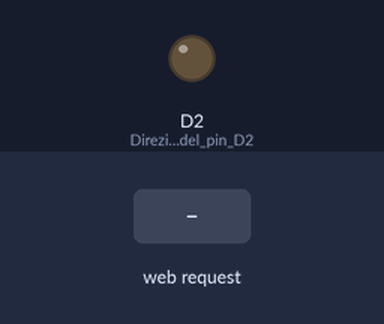
Bench run of a sketch on a simulated ESP8266 (NodeMCU). Parts: output pins drawn as LEDs (lit = HIGH). The test bench sets the inputs (shaded band). WiFi joins after 1.5 s; servers stay silent unless stated; what the sketch prints to the serial monitor is not drawn.

Above: at 2.7 s.
2.8 s: HTTP request GET /RELAY=ON received
At 3.2 s:
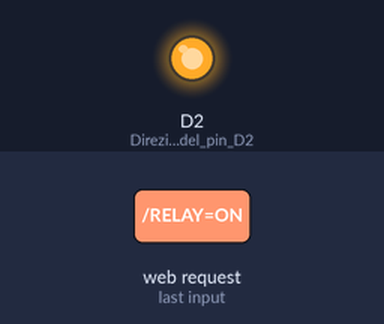
4.3 s: HTTP request GET /RELAY=OFF received
At 5.6 s:
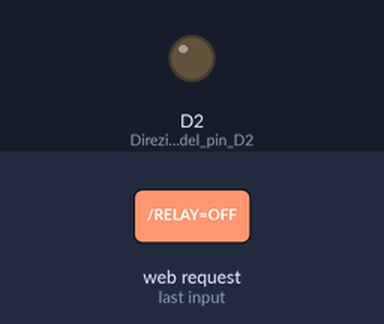
Timing chart, 0 to 7.3 s (numbered marks = the images above; inputs shaded):
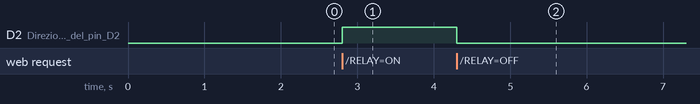

The sketch:

relay-wifi.ino
```cpp
#include <ESP8266WiFi.h>
#include <ESP8266mDNS.h>

const char* ssid = "nome_wifi";
const char* password = "password";

WiFiServer server(80);

void setup() {

  pinMode(D2,OUTPUT);   // Direzione del pin D2
  digitalWrite(D2,LOW); // Disponiamo come spento il relè

  Serial.begin(9600);
  Serial.print("Connessione alla rete WiFi ");
  Serial.println(ssid);

  WiFi.begin(ssid, password);
  Serial.print("Connessione");
  while( WiFi.status() != WL_CONNECTED ){
      delay(500);
      Serial.print(".");
  }

  Serial.println("Connessione WiFi avvenuta!");
  Serial.print("Indirizzo IP: ");
  Serial.println(WiFi.localIP() );

  server.begin();

  // Crea un nome con cui trovare facilmente la scheda in rete
  if (MDNS.begin("relay")) {
    Serial.print("RELAY online: ");
    Serial.println("http://relay.local/");

     }


}

void loop() {

    MDNS.update();  // Aggiorna il MDNS

    // Verifica che sia connesso un client
  WiFiClient client = server.available();
  if (!client) {
    return;
  }
  while(!client.available()){
    delay(10);
  }

   // Legge la richiesta
  String quero = client.readStringUntil('\r');
  Serial.println(quero);
  client.flush();

  // Elabora la richiesta
  int stato = LOW;
  if (quero.indexOf("/RELAY=ON") != -1)  {
    digitalWrite(D2, HIGH);
    stato = HIGH;
  }
  if (quero.indexOf("/RELAY=OFF") != -1)  {
    digitalWrite(D2, LOW);
    stato = LOW;
  }

  client.println("HTTP/1.1 200 OK");
  client.println("Content-Type: text/html");
  client.println("");
  client.println("<!DOCTYPE HTML>");
  client.println("<html>");

  client.print("<h1>WI-FI RELAY: </h1>");

  // se il valore è LOW...
  if(stato == LOW) {
    client.print("<h1 style='color:red'>OFF</h1>");
    client.println("<a href=\"/RELAY=ON\"\"><button style='height:100px;width:200px;font-size:2vw'>Attiva </button></a>");   // il relè è spento e crea il pulsante Attiva

  }

  else {
    client.print("<h1 style='color:green'>ON</h1>");
    client.println("<a href=\"/RELAY=OFF\"\"><button style='height:100px;width:200px;font-size:2vw'>Disattiva </button></a><br />"); // il relè è acceso e crea il pulsante Disattiva
  }

  client.println("</html>");

  delay(1);
  Serial.println("Client disconnesso.");
  Serial.println("");


}
```

Measured:
- after the input at 2.8 s, D2 (Direzione_del_pin_D2): LOW → HIGH at once
- after the input at 4.3 s, D2 (Direzione_del_pin_D2): HIGH → LOW at once
